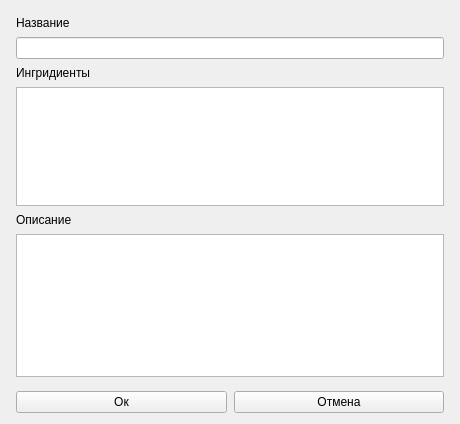
<?xml version="1.0" encoding="UTF-8"?>
<ui version="4.0">
 <class>MainWindow</class>
 <widget class="QMainWindow" name="MainWindow">
  <property name="geometry">
   <rect>
    <x>0</x>
    <y>0</y>
    <width>460</width>
    <height>424</height>
   </rect>
  </property>
  <property name="minimumSize">
   <size>
    <width>330</width>
    <height>250</height>
   </size>
  </property>
  <property name="windowTitle">
   <string>MainWindow</string>
  </property>
  <property name="windowIcon">
   <iconset>
    <normaloff>Data/recipe_icon.png</normaloff>Data/recipe_icon.png</iconset>
  </property>
  <widget class="QWidget" name="centralwidget">
   <property name="sizePolicy">
    <sizepolicy hsizetype="Ignored" vsizetype="Ignored">
     <horstretch>0</horstretch>
     <verstretch>0</verstretch>
    </sizepolicy>
   </property>
   <property name="minimumSize">
    <size>
     <width>1</width>
     <height>1</height>
    </size>
   </property>
   <property name="maximumSize">
    <size>
     <width>16777215</width>
     <height>16777215</height>
    </size>
   </property>
   <property name="sizeIncrement">
    <size>
     <width>0</width>
     <height>0</height>
    </size>
   </property>
   <property name="baseSize">
    <size>
     <width>0</width>
     <height>0</height>
    </size>
   </property>
   <property name="font">
    <font>
     <family>MS Shell Dlg 2</family>
     <kerning>true</kerning>
    </font>
   </property>
   <property name="focusPolicy">
    <enum>Qt::ClickFocus</enum>
   </property>
   <property name="contextMenuPolicy">
    <enum>Qt::DefaultContextMenu</enum>
   </property>
   <property name="toolTip">
    <string/>
   </property>
   <property name="statusTip">
    <string/>
   </property>
   <property name="whatsThis">
    <string/>
   </property>
   <property name="accessibleName">
    <string/>
   </property>
   <property name="accessibleDescription">
    <string/>
   </property>
   <property name="autoFillBackground">
    <bool>false</bool>
   </property>
   <property name="locale">
    <locale language="Russian" country="Russia"/>
   </property>
   <property name="inputMethodHints">
    <set>Qt::ImhNone</set>
   </property>
   <layout class="QGridLayout" name="gridLayout" rowstretch="0,0,0,0,0,0,0,0,0,0,0,0,0,0,0" columnstretch="0,0,0,0">
    <property name="sizeConstraint">
     <enum>QLayout::SetDefaultConstraint</enum>
    </property>
    <property name="leftMargin">
     <number>11</number>
    </property>
    <property name="topMargin">
     <number>11</number>
    </property>
    <property name="rightMargin">
     <number>11</number>
    </property>
    <property name="bottomMargin">
     <number>11</number>
    </property>
    <property name="spacing">
     <number>7</number>
    </property>
    <item row="7" column="1" rowspan="3" colspan="2">
     <widget class="QPlainTextEdit" name="ingridients_text"/>
    </item>
    <item row="2" column="1" rowspan="2" colspan="2">
     <layout class="QHBoxLayout" name="nameLayout">
      <property name="spacing">
       <number>0</number>
      </property>
      <item>
       <widget class="QLabel" name="name">
        <property name="minimumSize">
         <size>
          <width>0</width>
          <height>0</height>
         </size>
        </property>
        <property name="maximumSize">
         <size>
          <width>16777215</width>
          <height>16777215</height>
         </size>
        </property>
        <property name="sizeIncrement">
         <size>
          <width>0</width>
          <height>0</height>
         </size>
        </property>
        <property name="baseSize">
         <size>
          <width>0</width>
          <height>0</height>
         </size>
        </property>
        <property name="font">
         <font>
          <family>MS Shell Dlg 2</family>
         </font>
        </property>
        <property name="mouseTracking">
         <bool>false</bool>
        </property>
        <property name="tabletTracking">
         <bool>false</bool>
        </property>
        <property name="focusPolicy">
         <enum>Qt::NoFocus</enum>
        </property>
        <property name="contextMenuPolicy">
         <enum>Qt::DefaultContextMenu</enum>
        </property>
        <property name="acceptDrops">
         <bool>false</bool>
        </property>
        <property name="toolTip">
         <string/>
        </property>
        <property name="statusTip">
         <string/>
        </property>
        <property name="whatsThis">
         <string/>
        </property>
        <property name="accessibleName">
         <string/>
        </property>
        <property name="accessibleDescription">
         <string/>
        </property>
        <property name="text">
         <string>Название</string>
        </property>
        <property name="margin">
         <number>0</number>
        </property>
       </widget>
      </item>
      <item>
       <widget class="QLabel" name="name_error">
        <property name="minimumSize">
         <size>
          <width>0</width>
          <height>0</height>
         </size>
        </property>
        <property name="maximumSize">
         <size>
          <width>16777215</width>
          <height>16777215</height>
         </size>
        </property>
        <property name="sizeIncrement">
         <size>
          <width>0</width>
          <height>0</height>
         </size>
        </property>
        <property name="baseSize">
         <size>
          <width>0</width>
          <height>0</height>
         </size>
        </property>
        <property name="font">
         <font>
          <family>MS Shell Dlg 2</family>
          <weight>75</weight>
          <bold>true</bold>
         </font>
        </property>
        <property name="mouseTracking">
         <bool>false</bool>
        </property>
        <property name="tabletTracking">
         <bool>false</bool>
        </property>
        <property name="focusPolicy">
         <enum>Qt::NoFocus</enum>
        </property>
        <property name="contextMenuPolicy">
         <enum>Qt::DefaultContextMenu</enum>
        </property>
        <property name="acceptDrops">
         <bool>false</bool>
        </property>
        <property name="toolTip">
         <string/>
        </property>
        <property name="statusTip">
         <string/>
        </property>
        <property name="whatsThis">
         <string/>
        </property>
        <property name="accessibleName">
         <string/>
        </property>
        <property name="accessibleDescription">
         <string/>
        </property>
        <property name="styleSheet">
         <string notr="true">font-weight: bold; color: red</string>
        </property>
        <property name="text">
         <string/>
        </property>
        <property name="textFormat">
         <enum>Qt::RichText</enum>
        </property>
        <property name="alignment">
         <set>Qt::AlignRight|Qt::AlignTrailing|Qt::AlignVCenter</set>
        </property>
        <property name="margin">
         <number>0</number>
        </property>
       </widget>
      </item>
     </layout>
    </item>
    <item row="14" column="1">
     <widget class="QPushButton" name="ok_button">
      <property name="text">
       <string>Ок</string>
      </property>
     </widget>
    </item>
    <item row="0" column="1" colspan="2">
     <spacer name="verticalSpacer">
      <property name="orientation">
       <enum>Qt::Vertical</enum>
      </property>
      <property name="sizeType">
       <enum>QSizePolicy::Fixed</enum>
      </property>
      <property name="sizeHint" stdset="0">
       <size>
        <width>5</width>
        <height>5</height>
       </size>
      </property>
     </spacer>
    </item>
    <item row="11" column="1" rowspan="2" colspan="2">
     <widget class="QTextEdit" name="description_text"/>
    </item>
    <item row="14" column="2">
     <widget class="QPushButton" name="cancel_button">
      <property name="text">
       <string>Отмена</string>
      </property>
     </widget>
    </item>
    <item row="4" column="3" rowspan="11">
     <spacer name="horizontalSpacer_2">
      <property name="orientation">
       <enum>Qt::Horizontal</enum>
      </property>
      <property name="sizeType">
       <enum>QSizePolicy::Fixed</enum>
      </property>
      <property name="sizeHint" stdset="0">
       <size>
        <width>5</width>
        <height>5</height>
       </size>
      </property>
     </spacer>
    </item>
    <item row="4" column="1" rowspan="2" colspan="2">
     <widget class="QLineEdit" name="name_text"/>
    </item>
    <item row="4" column="0" rowspan="11">
     <spacer name="horizontalSpacer">
      <property name="orientation">
       <enum>Qt::Horizontal</enum>
      </property>
      <property name="sizeType">
       <enum>QSizePolicy::Fixed</enum>
      </property>
      <property name="sizeHint" stdset="0">
       <size>
        <width>5</width>
        <height>5</height>
       </size>
      </property>
     </spacer>
    </item>
    <item row="6" column="1">
     <widget class="QLabel" name="ingridients">
      <property name="minimumSize">
       <size>
        <width>0</width>
        <height>0</height>
       </size>
      </property>
      <property name="maximumSize">
       <size>
        <width>16777215</width>
        <height>16777215</height>
       </size>
      </property>
      <property name="sizeIncrement">
       <size>
        <width>0</width>
        <height>0</height>
       </size>
      </property>
      <property name="baseSize">
       <size>
        <width>0</width>
        <height>0</height>
       </size>
      </property>
      <property name="font">
       <font>
        <family>MS Shell Dlg 2</family>
       </font>
      </property>
      <property name="mouseTracking">
       <bool>false</bool>
      </property>
      <property name="tabletTracking">
       <bool>false</bool>
      </property>
      <property name="focusPolicy">
       <enum>Qt::NoFocus</enum>
      </property>
      <property name="contextMenuPolicy">
       <enum>Qt::DefaultContextMenu</enum>
      </property>
      <property name="acceptDrops">
       <bool>false</bool>
      </property>
      <property name="toolTip">
       <string/>
      </property>
      <property name="statusTip">
       <string/>
      </property>
      <property name="whatsThis">
       <string/>
      </property>
      <property name="accessibleName">
       <string/>
      </property>
      <property name="accessibleDescription">
       <string/>
      </property>
      <property name="text">
       <string>Ингридиенты</string>
      </property>
      <property name="margin">
       <number>0</number>
      </property>
     </widget>
    </item>
    <item row="10" column="2">
     <widget class="QLabel" name="description_error">
      <property name="minimumSize">
       <size>
        <width>0</width>
        <height>0</height>
       </size>
      </property>
      <property name="maximumSize">
       <size>
        <width>16777215</width>
        <height>16777215</height>
       </size>
      </property>
      <property name="sizeIncrement">
       <size>
        <width>0</width>
        <height>0</height>
       </size>
      </property>
      <property name="baseSize">
       <size>
        <width>0</width>
        <height>0</height>
       </size>
      </property>
      <property name="font">
       <font>
        <family>MS Shell Dlg 2</family>
        <weight>75</weight>
        <bold>true</bold>
       </font>
      </property>
      <property name="mouseTracking">
       <bool>false</bool>
      </property>
      <property name="tabletTracking">
       <bool>false</bool>
      </property>
      <property name="focusPolicy">
       <enum>Qt::NoFocus</enum>
      </property>
      <property name="contextMenuPolicy">
       <enum>Qt::DefaultContextMenu</enum>
      </property>
      <property name="acceptDrops">
       <bool>false</bool>
      </property>
      <property name="toolTip">
       <string/>
      </property>
      <property name="statusTip">
       <string/>
      </property>
      <property name="whatsThis">
       <string/>
      </property>
      <property name="accessibleName">
       <string/>
      </property>
      <property name="accessibleDescription">
       <string/>
      </property>
      <property name="styleSheet">
       <string notr="true">font-weight: bold; color: red</string>
      </property>
      <property name="text">
       <string/>
      </property>
      <property name="textFormat">
       <enum>Qt::RichText</enum>
      </property>
      <property name="alignment">
       <set>Qt::AlignRight|Qt::AlignTrailing|Qt::AlignVCenter</set>
      </property>
      <property name="margin">
       <number>0</number>
      </property>
     </widget>
    </item>
    <item row="6" column="2">
     <widget class="QLabel" name="ingridients_error">
      <property name="minimumSize">
       <size>
        <width>0</width>
        <height>0</height>
       </size>
      </property>
      <property name="maximumSize">
       <size>
        <width>16777215</width>
        <height>16777215</height>
       </size>
      </property>
      <property name="sizeIncrement">
       <size>
        <width>0</width>
        <height>0</height>
       </size>
      </property>
      <property name="baseSize">
       <size>
        <width>0</width>
        <height>0</height>
       </size>
      </property>
      <property name="font">
       <font>
        <family>MS Shell Dlg 2</family>
        <weight>75</weight>
        <bold>true</bold>
       </font>
      </property>
      <property name="mouseTracking">
       <bool>false</bool>
      </property>
      <property name="tabletTracking">
       <bool>false</bool>
      </property>
      <property name="focusPolicy">
       <enum>Qt::NoFocus</enum>
      </property>
      <property name="contextMenuPolicy">
       <enum>Qt::DefaultContextMenu</enum>
      </property>
      <property name="acceptDrops">
       <bool>false</bool>
      </property>
      <property name="toolTip">
       <string/>
      </property>
      <property name="statusTip">
       <string/>
      </property>
      <property name="whatsThis">
       <string/>
      </property>
      <property name="accessibleName">
       <string/>
      </property>
      <property name="accessibleDescription">
       <string/>
      </property>
      <property name="styleSheet">
       <string notr="true">font-weight: bold; color: red</string>
      </property>
      <property name="text">
       <string/>
      </property>
      <property name="textFormat">
       <enum>Qt::RichText</enum>
      </property>
      <property name="alignment">
       <set>Qt::AlignRight|Qt::AlignTrailing|Qt::AlignVCenter</set>
      </property>
      <property name="margin">
       <number>0</number>
      </property>
     </widget>
    </item>
    <item row="10" column="1">
     <widget class="QLabel" name="description">
      <property name="minimumSize">
       <size>
        <width>0</width>
        <height>0</height>
       </size>
      </property>
      <property name="maximumSize">
       <size>
        <width>16777215</width>
        <height>16777215</height>
       </size>
      </property>
      <property name="sizeIncrement">
       <size>
        <width>0</width>
        <height>0</height>
       </size>
      </property>
      <property name="baseSize">
       <size>
        <width>0</width>
        <height>0</height>
       </size>
      </property>
      <property name="font">
       <font>
        <family>MS Shell Dlg 2</family>
       </font>
      </property>
      <property name="mouseTracking">
       <bool>false</bool>
      </property>
      <property name="tabletTracking">
       <bool>false</bool>
      </property>
      <property name="focusPolicy">
       <enum>Qt::NoFocus</enum>
      </property>
      <property name="contextMenuPolicy">
       <enum>Qt::DefaultContextMenu</enum>
      </property>
      <property name="acceptDrops">
       <bool>false</bool>
      </property>
      <property name="toolTip">
       <string/>
      </property>
      <property name="statusTip">
       <string/>
      </property>
      <property name="whatsThis">
       <string/>
      </property>
      <property name="accessibleName">
       <string/>
      </property>
      <property name="accessibleDescription">
       <string/>
      </property>
      <property name="text">
       <string>Описание</string>
      </property>
      <property name="margin">
       <number>0</number>
      </property>
     </widget>
    </item>
   </layout>
  </widget>
  <widget class="QMenuBar" name="menubar">
   <property name="geometry">
    <rect>
     <x>0</x>
     <y>0</y>
     <width>460</width>
     <height>26</height>
    </rect>
   </property>
  </widget>
 </widget>
 <resources/>
 <connections/>
</ui>
